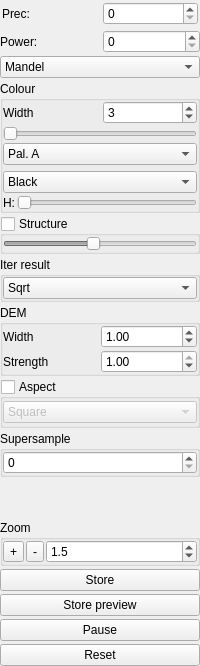
  <widget class="QDockWidget" name="controlsDock">
   <property name="features">
    <set>QDockWidget::DockWidgetFloatable|QDockWidget::DockWidgetMovable</set>
   </property>
   <property name="windowTitle">
    <string>Controls</string>
   </property>
   <attribute name="dockWidgetArea">
    <number>2</number>
   </attribute>
   <widget class="QWidget" name="dockWidgetContents">
    <layout class="QVBoxLayout" name="verticalLayout">
     <property name="spacing">
      <number>3</number>
     </property>
     <property name="leftMargin">
      <number>0</number>
     </property>
     <property name="topMargin">
      <number>0</number>
     </property>
     <property name="rightMargin">
      <number>0</number>
     </property>
     <property name="bottomMargin">
      <number>0</number>
     </property>
     <item>
      <widget class="QWidget" name="widget" native="true">
       <layout class="QHBoxLayout" name="horizontalLayout_4">
        <property name="leftMargin">
         <number>2</number>
        </property>
        <property name="topMargin">
         <number>2</number>
        </property>
        <property name="rightMargin">
         <number>2</number>
        </property>
        <property name="bottomMargin">
         <number>2</number>
        </property>
        <item>
         <widget class="QLabel" name="label_2">
          <property name="text">
           <string>Prec:</string>
          </property>
         </widget>
        </item>
        <item>
         <widget class="QSpinBox" name="precSpinBox">
          <property name="stepType">
           <enum>QAbstractSpinBox::DefaultStepType</enum>
          </property>
         </widget>
        </item>
       </layout>
      </widget>
     </item>
     <item>
      <widget class="QWidget" name="widget_2" native="true">
       <layout class="QHBoxLayout" name="horizontalLayout_5">
        <property name="leftMargin">
         <number>0</number>
        </property>
        <property name="topMargin">
         <number>0</number>
        </property>
        <property name="rightMargin">
         <number>0</number>
        </property>
        <property name="bottomMargin">
         <number>0</number>
        </property>
        <item>
         <widget class="QLabel" name="label_3">
          <property name="text">
           <string>Power:</string>
          </property>
         </widget>
        </item>
        <item>
         <widget class="QSpinBox" name="powerSpinBox">
          <property name="stepType">
           <enum>QAbstractSpinBox::DefaultStepType</enum>
          </property>
         </widget>
        </item>
       </layout>
      </widget>
     </item>
     <item>
      <widget class="QComboBox" name="typeComboBox">
       <property name="currentIndex">
        <number>0</number>
       </property>
       <item>
        <property name="text">
         <string>Mandel</string>
        </property>
       </item>
       <item>
        <property name="text">
         <string>Julia</string>
        </property>
       </item>
       <item>
        <property name="text">
         <string>M + preview</string>
        </property>
       </item>
      </widget>
     </item>
     <item>
      <widget class="QGroupBox" name="colourBox">
       <property name="title">
        <string>Colour</string>
       </property>
       <layout class="QVBoxLayout" name="verticalLayout_3">
        <property name="spacing">
         <number>2</number>
        </property>
        <property name="leftMargin">
         <number>0</number>
        </property>
        <property name="topMargin">
         <number>0</number>
        </property>
        <property name="rightMargin">
         <number>0</number>
        </property>
        <property name="bottomMargin">
         <number>0</number>
        </property>
        <item>
         <widget class="QWidget" name="widget" native="true">
          <layout class="QHBoxLayout" name="horizontalLayout_3">
           <property name="leftMargin">
            <number>0</number>
           </property>
           <property name="topMargin">
            <number>0</number>
           </property>
           <property name="rightMargin">
            <number>0</number>
           </property>
           <property name="bottomMargin">
            <number>0</number>
           </property>
           <item>
            <widget class="QLabel" name="label">
             <property name="text">
              <string>Width</string>
             </property>
            </widget>
           </item>
           <item>
            <widget class="QSpinBox" name="widthSpinBox">
             <property name="minimum">
              <number>2</number>
             </property>
             <property name="value">
              <number>3</number>
             </property>
            </widget>
           </item>
          </layout>
         </widget>
        </item>
        <item>
         <widget class="QSlider" name="colStepSlider">
          <property name="maximum">
           <number>30</number>
          </property>
          <property name="pageStep">
           <number>1</number>
          </property>
          <property name="value">
           <number>0</number>
          </property>
          <property name="tracking">
           <bool>false</bool>
          </property>
          <property name="orientation">
           <enum>Qt::Horizontal</enum>
          </property>
         </widget>
        </item>
        <item>
         <widget class="QWidget" name="widget_5" native="true">
          <layout class="QVBoxLayout" name="verticalLayout_8">
           <property name="leftMargin">
            <number>0</number>
           </property>
           <property name="topMargin">
            <number>0</number>
           </property>
           <property name="rightMargin">
            <number>0</number>
           </property>
           <property name="bottomMargin">
            <number>0</number>
           </property>
           <item>
            <widget class="QComboBox" name="gradComboBox">
             <property name="currentIndex">
              <number>3</number>
             </property>
             <item>
              <property name="text">
               <string>BW</string>
              </property>
             </item>
             <item>
              <property name="text">
               <string>BCW</string>
              </property>
             </item>
             <item>
              <property name="text">
               <string>BCWC</string>
              </property>
             </item>
             <item>
              <property name="text">
               <string>Pal. A</string>
              </property>
             </item>
             <item>
              <property name="text">
               <string>Pal. B</string>
              </property>
             </item>
             <item>
              <property name="text">
               <string>Pal. C</string>
              </property>
             </item>
             <item>
              <property name="text">
               <string>Pal. D</string>
              </property>
             </item>
             <item>
              <property name="text">
               <string>Pal. E</string>
              </property>
             </item>
             <item>
              <property name="text">
               <string>Pal. F</string>
              </property>
             </item>
             <item>
              <property name="text">
               <string>Custom</string>
              </property>
             </item>
            </widget>
           </item>
           <item>
            <widget class="QComboBox" name="incolComboBox">
             <property name="currentIndex">
              <number>0</number>
             </property>
             <item>
              <property name="text">
               <string>Black</string>
              </property>
             </item>
             <item>
              <property name="text">
               <string>White</string>
              </property>
             </item>
            </widget>
           </item>
          </layout>
         </widget>
        </item>
        <item>
         <widget class="QWidget" name="widget_8" native="true">
          <layout class="QHBoxLayout" name="horizontalLayout_12">
           <property name="spacing">
            <number>2</number>
           </property>
           <property name="leftMargin">
            <number>0</number>
           </property>
           <property name="topMargin">
            <number>0</number>
           </property>
           <property name="rightMargin">
            <number>0</number>
           </property>
           <property name="bottomMargin">
            <number>0</number>
           </property>
           <item>
            <widget class="QLabel" name="label_5">
             <property name="text">
              <string>H:</string>
             </property>
            </widget>
           </item>
           <item>
            <widget class="QSlider" name="hueSlider">
             <property name="maximum">
              <number>359</number>
             </property>
             <property name="pageStep">
              <number>30</number>
             </property>
             <property name="tracking">
              <bool>false</bool>
             </property>
             <property name="orientation">
              <enum>Qt::Horizontal</enum>
             </property>
            </widget>
           </item>
          </layout>
         </widget>
        </item>
       </layout>
      </widget>
     </item>
     <item>
      <widget class="QGroupBox" name="structureGroup">
       <property name="title">
        <string>Structure</string>
       </property>
       <property name="checkable">
        <bool>true</bool>
       </property>
       <property name="checked">
        <bool>false</bool>
       </property>
       <layout class="QVBoxLayout" name="verticalLayout_10">
        <property name="spacing">
         <number>2</number>
        </property>
        <property name="leftMargin">
         <number>0</number>
        </property>
        <property name="topMargin">
         <number>0</number>
        </property>
        <property name="rightMargin">
         <number>0</number>
        </property>
        <property name="bottomMargin">
         <number>0</number>
        </property>
        <item>
         <widget class="QSlider" name="structureSlider">
          <property name="minimum">
           <number>2</number>
          </property>
          <property name="maximum">
           <number>15</number>
          </property>
          <property name="pageStep">
           <number>4</number>
          </property>
          <property name="value">
           <number>8</number>
          </property>
          <property name="tracking">
           <bool>false</bool>
          </property>
          <property name="orientation">
           <enum>Qt::Horizontal</enum>
          </property>
         </widget>
        </item>
       </layout>
      </widget>
     </item>
     <item>
      <widget class="QGroupBox" name="iterGroup">
       <property name="title">
        <string>Iter result</string>
       </property>
       <layout class="QVBoxLayout" name="verticalLayout_4">
        <property name="spacing">
         <number>2</number>
        </property>
        <property name="leftMargin">
         <number>0</number>
        </property>
        <property name="topMargin">
         <number>0</number>
        </property>
        <property name="rightMargin">
         <number>0</number>
        </property>
        <property name="bottomMargin">
         <number>0</number>
        </property>
        <item>
         <widget class="QComboBox" name="modifyComboBox">
          <property name="currentIndex">
           <number>2</number>
          </property>
          <item>
           <property name="text">
            <string>Normal</string>
           </property>
          </item>
          <item>
           <property name="text">
            <string>Log</string>
           </property>
          </item>
          <item>
           <property name="text">
            <string>Sqrt</string>
           </property>
          </item>
          <item>
           <property name="text">
            <string>Cbrt</string>
           </property>
          </item>
          <item>
           <property name="text">
            <string>4th root</string>
           </property>
          </item>
         </widget>
        </item>
       </layout>
      </widget>
     </item>
     <item>
      <widget class="QGroupBox" name="DEMGroup">
       <property name="title">
        <string>DEM</string>
       </property>
       <layout class="QGridLayout" name="gridLayout_2">
        <property name="leftMargin">
         <number>0</number>
        </property>
        <property name="topMargin">
         <number>0</number>
        </property>
        <property name="rightMargin">
         <number>0</number>
        </property>
        <property name="bottomMargin">
         <number>0</number>
        </property>
        <property name="spacing">
         <number>2</number>
        </property>
        <item row="1" column="0">
         <widget class="QLabel" name="label_6">
          <property name="text">
           <string>Strength</string>
          </property>
         </widget>
        </item>
        <item row="0" column="1">
         <widget class="QDoubleSpinBox" name="demParamSpinBox">
          <property name="toolTip">
           <string>&lt;p&gt;The parameter to use when distance estimation is enabled.&lt;/p&gt;&lt;p&gt;Lower values reduce the minimum distance before a pixel is determined to be near the set, leading to thinner-looking pictures.&lt;/p&gt;</string>
          </property>
          <property name="decimals">
           <number>2</number>
          </property>
          <property name="minimum">
           <double>0.010000000000000</double>
          </property>
          <property name="maximum">
           <double>9.000000000000000</double>
          </property>
          <property name="singleStep">
           <double>0.100000000000000</double>
          </property>
          <property name="value">
           <double>1.000000000000000</double>
          </property>
         </widget>
        </item>
        <item row="1" column="1">
         <widget class="QDoubleSpinBox" name="demStrengthSpinBox">
          <property name="toolTip">
           <string>&lt;p&gt;The parameter to use when distance estimation is enabled.&lt;/p&gt;&lt;p&gt;Lower values reduce the minimum distance before a pixel is determined to be near the set, leading to thinner-looking pictures.&lt;/p&gt;</string>
          </property>
          <property name="decimals">
           <number>2</number>
          </property>
          <property name="minimum">
           <double>0.010000000000000</double>
          </property>
          <property name="maximum">
           <double>1.000000000000000</double>
          </property>
          <property name="singleStep">
           <double>0.100000000000000</double>
          </property>
          <property name="value">
           <double>1.000000000000000</double>
          </property>
         </widget>
        </item>
        <item row="0" column="0">
         <widget class="QLabel" name="label_4">
          <property name="text">
           <string>Width</string>
          </property>
         </widget>
        </item>
       </layout>
      </widget>
     </item>
     <item>
      <widget class="QGroupBox" name="aspectBox">
       <property name="title">
        <string>Aspect</string>
       </property>
       <property name="checkable">
        <bool>true</bool>
       </property>
       <property name="checked">
        <bool>false</bool>
       </property>
       <layout class="QVBoxLayout" name="verticalLayout_7">
        <property name="spacing">
         <number>2</number>
        </property>
        <property name="leftMargin">
         <number>0</number>
        </property>
        <property name="topMargin">
         <number>0</number>
        </property>
        <property name="rightMargin">
         <number>0</number>
        </property>
        <property name="bottomMargin">
         <number>0</number>
        </property>
        <item>
         <widget class="QWidget" name="widget_3" native="true">
          <layout class="QHBoxLayout" name="horizontalLayout_6">
           <property name="leftMargin">
            <number>0</number>
           </property>
           <property name="topMargin">
            <number>0</number>
           </property>
           <property name="rightMargin">
            <number>0</number>
           </property>
           <property name="bottomMargin">
            <number>0</number>
           </property>
          </layout>
         </widget>
        </item>
        <item>
         <widget class="QComboBox" name="aspectComboBox">
          <property name="currentIndex">
           <number>0</number>
          </property>
          <item>
           <property name="text">
            <string>Square</string>
           </property>
          </item>
          <item>
           <property name="text">
            <string>4x3</string>
           </property>
          </item>
          <item>
           <property name="text">
            <string>3x4</string>
           </property>
          </item>
          <item>
           <property name="text">
            <string>16x9</string>
           </property>
          </item>
          <item>
           <property name="text">
            <string>16x10</string>
           </property>
          </item>
          <item>
           <property name="text">
            <string>ISO A h</string>
           </property>
          </item>
          <item>
           <property name="text">
            <string>ISO A v</string>
           </property>
          </item>
          <item>
           <property name="text">
            <string>Custom</string>
           </property>
          </item>
         </widget>
        </item>
        <item>
         <widget class="QWidget" name="widget_4" native="true">
          <layout class="QHBoxLayout" name="horizontalLayout_7">
           <property name="leftMargin">
            <number>0</number>
           </property>
           <property name="topMargin">
            <number>0</number>
           </property>
           <property name="rightMargin">
            <number>0</number>
           </property>
           <property name="bottomMargin">
            <number>0</number>
           </property>
          </layout>
         </widget>
        </item>
       </layout>
      </widget>
     </item>
     <item>
      <widget class="QGroupBox" name="groupBox_4">
       <property name="title">
        <string>Supersample</string>
       </property>
       <layout class="QVBoxLayout" name="verticalLayout_5">
        <property name="leftMargin">
         <number>0</number>
        </property>
        <property name="topMargin">
         <number>0</number>
        </property>
        <property name="rightMargin">
         <number>0</number>
        </property>
        <property name="bottomMargin">
         <number>0</number>
        </property>
        <item>
         <widget class="QSpinBox" name="sampleSpinBox">
          <property name="maximum">
           <number>2</number>
          </property>
          <property name="stepType">
           <enum>QAbstractSpinBox::DefaultStepType</enum>
          </property>
         </widget>
        </item>
       </layout>
      </widget>
     </item>
     <item>
      <spacer name="verticalSpacer">
       <property name="orientation">
        <enum>Qt::Vertical</enum>
       </property>
       <property name="sizeHint" stdset="0">
        <size>
         <width>20</width>
         <height>40</height>
        </size>
       </property>
      </spacer>
     </item>
     <item>
      <widget class="QGroupBox" name="zoomGroup">
       <property name="title">
        <string>Zoom</string>
       </property>
       <layout class="QGridLayout" name="gridLayout">
        <property name="leftMargin">
         <number>0</number>
        </property>
        <property name="topMargin">
         <number>0</number>
        </property>
        <property name="rightMargin">
         <number>0</number>
        </property>
        <property name="bottomMargin">
         <number>0</number>
        </property>
        <property name="spacing">
         <number>2</number>
        </property>
        <item row="1" column="0">
         <widget class="QWidget" name="widget_6" native="true">
          <layout class="QHBoxLayout" name="horizontalLayout_10">
           <property name="spacing">
            <number>2</number>
           </property>
           <property name="leftMargin">
            <number>0</number>
           </property>
           <property name="topMargin">
            <number>0</number>
           </property>
           <property name="rightMargin">
            <number>0</number>
           </property>
           <property name="bottomMargin">
            <number>0</number>
           </property>
           <item>
            <widget class="QToolButton" name="zinButton">
             <property name="text">
              <string>+</string>
             </property>
            </widget>
           </item>
           <item>
            <widget class="QToolButton" name="zoutButton">
             <property name="text">
              <string>-</string>
             </property>
            </widget>
           </item>
           <item>
            <widget class="QDoubleSpinBox" name="zoomSpinBox">
             <property name="decimals">
              <number>1</number>
             </property>
             <property name="minimum">
              <double>1.100000000000000</double>
             </property>
             <property name="maximum">
              <double>5.000000000000000</double>
             </property>
             <property name="singleStep">
              <double>0.500000000000000</double>
             </property>
             <property name="value">
              <double>1.500000000000000</double>
             </property>
            </widget>
           </item>
          </layout>
         </widget>
        </item>
       </layout>
      </widget>
     </item>
     <item>
      <widget class="QPushButton" name="storeButton">
       <property name="text">
        <string>Store</string>
       </property>
       <property name="checkable">
        <bool>false</bool>
       </property>
      </widget>
     </item>
     <item>
      <widget class="QPushButton" name="storePreviewButton">
       <property name="text">
        <string>Store preview</string>
       </property>
       <property name="checkable">
        <bool>false</bool>
       </property>
      </widget>
     </item>
     <item>
      <widget class="QPushButton" name="pauseButton">
       <property name="text">
        <string>Pause</string>
       </property>
       <property name="checkable">
        <bool>true</bool>
       </property>
      </widget>
     </item>
     <item>
      <widget class="QPushButton" name="resetButton">
       <property name="text">
        <string>Reset</string>
       </property>
      </widget>
     </item>
    </layout>
   </widget>
  </widget>
